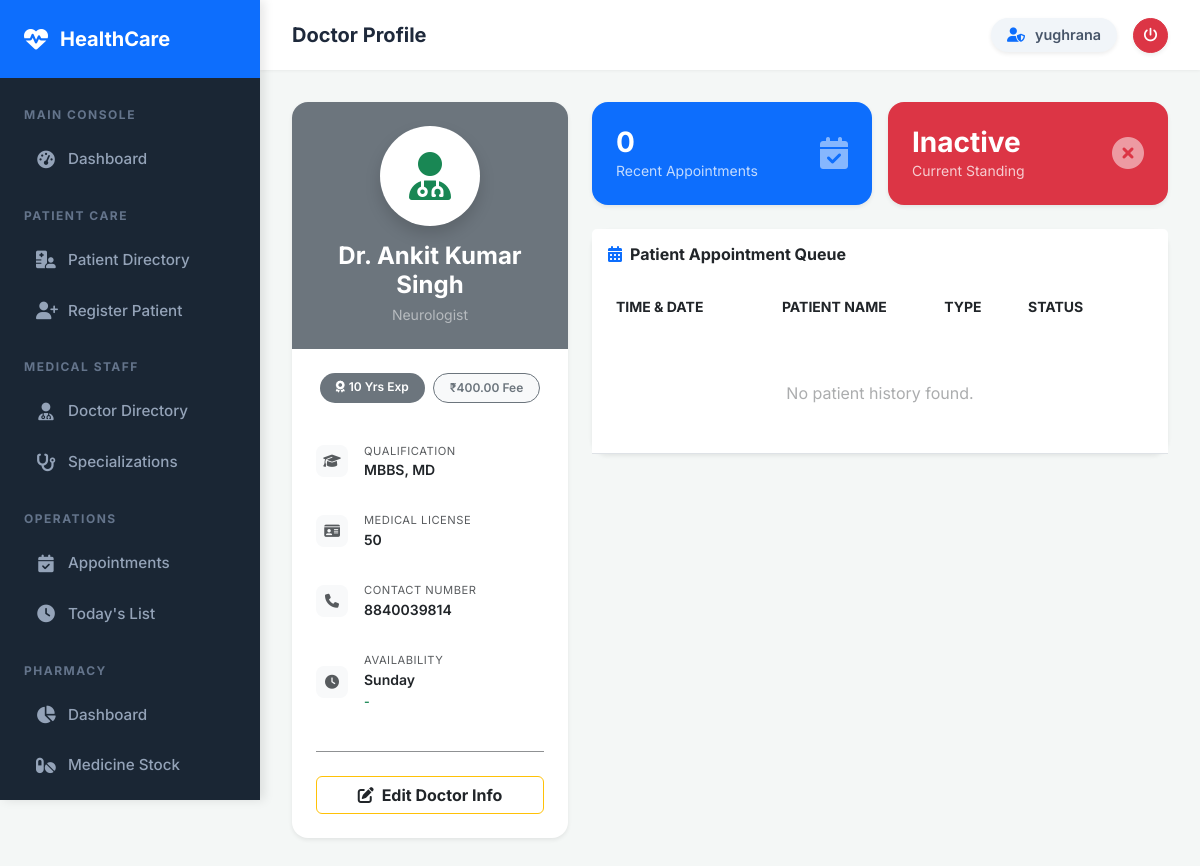
The app's page /doctors/2/ (signed in) with its own data.
### doctors/models.py (models this page shows, shortened)
class Doctor(models.Model):
    user = models.OneToOneField(User, on_delete=models.SET_NULL, null=True, blank=True)
    first_name = models.CharField(max_length=100)
    last_name = models.CharField(max_length=100)
    specialization = models.ForeignKey(Specialization, on_delete=models.SET_NULL, null=True)
    qualification = models.CharField(max_length=200)
    experience_years = models.IntegerField(default=0)
    phone = models.CharField(max_length=15)
    email = models.EmailField()
    license_number = models.CharField(max_length=50, unique=True)
    consultation_fee = models.DecimalField(max_digits=8, decimal_places=2, default=0)
    available_days = models.CharField(max_length=100, blank=True, help_text="e.g. Mon,Tue,Wed")
    available_time_start = models.TimeField(null=True, blank=True)
    available_time_end = models.TimeField(null=True, blank=True)
    bio = models.TextField(blank=True)
    is_active = models.BooleanField(default=True)
    created_at = models.DateTimeField(auto_now_add=True)
    def get_full_name(self):
        return f"Dr. {self.first_name} {self.last_name}"

class Specialization(models.Model):
    name = models.CharField(max_length=100, unique=True)
    description = models.TextField(blank=True)

### doctors/views.py (the view)
# urls.py: path('<int:pk>/', views.doctor_detail, name='doctor_detail'),
@login_required
def doctor_detail(request, pk):
    doctor = get_object_or_404(Doctor, pk=pk)
    appointments = doctor.appointments.order_by('-appointment_date')[:10]
    return render(request, 'doctors/doctor_detail.html', {'doctor': doctor, 'appointments': appointments})

### templates/doctors/doctor_detail.html (shortened to what this page needs)
{% extends 'base/base.html' %}
{% block page_title %}Doctor Profile{% endblock %}
{% block content %}
<div class="row g-4">
    <div class="col-lg-4">
        <div class="card shadow-sm border-0 mb-4 overflow-hidden">
            <div class="card-header {% if doctor.is_active %}bg-success{% else %}bg-secondary{% endif %} py-4 text-center border-0">
                <div class="avatar-circle mx-auto mb-3 shadow">
                    <i class="fas fa-user-md fa-3x text-success"></i>
                </div>
                <h4 class="text-white mb-1 fw-bold">{{ doctor.get_full_name }}</h4>
                <p class="text-white-50 mb-0 small">{{ doctor.specialization.name }}</p>
            </div>
            <div class="card-body p-4">
                <div class="d-flex justify-content-center gap-2 mb-4">
                    <span class="badge {% if doctor.is_active %}bg-success{% else %}bg-secondary{% endif %} px-3 py-2 rounded-pill"><i class="fas fa-award me-1"></i>{{ doctor.experience_years }} Yrs Exp</span>
                    <span class="badge bg-light {% if doctor.is_active %}text-success border-success{% else %}text-secondary border-secondary{% endif %} border px-3 py-2 rounded-pill">₹{{ doctor.consultation_fee }} Fee</span>
                </div>
                <ul class="list-group list-group-flush small">
                    <li class="list-group-item d-flex align-items-center py-3 border-0 px-0">
                        <div class="icon-box me-3"><i class="fas fa-graduation-cap text-muted"></i></div>
                        <div>
                            <div class="text-muted extra-small">Qualification</div>
                            <div class="fw-semibold">{{ doctor.qualification }}</div>
                        </div>
                    </li>
                    <li class="list-group-item d-flex align-items-center py-3 border-0 px-0">
                        <div class="icon-box me-3"><i class="fas fa-id-card text-muted"></i></div>
                        <div>
                            <div class="text-muted extra-small">Medical License</div>
                            <div class="fw-semibold">{{ doctor.license_number }}</div>
                        </div>
                    </li>
                    <li class="list-group-item d-flex align-items-center py-3 border-0 px-0">
                        <div class="icon-box me-3"><i class="fas fa-phone text-muted"></i></div>
                        <div>
                            <div class="text-muted extra-small">Contact Number</div>
                            <div class="fw-semibold">{{ doctor.phone }}</div>
                        </div>
                    </li>
                    <li class="list-group-item d-flex align-items-center py-3 border-0 px-0">
                        <div class="icon-box me-3"><i class="fas fa-clock text-muted"></i></div>
                        <div>
                            <div class="text-muted extra-small">Availability</div>
                            <div class="fw-semibold">
                                {{ doctor.available_days|default:"Not specified" }}<br>
                                <span class="text-success small">{{ doctor.available_time_start|time:"H:i" }} - {{ doctor.available_time_end|time:"H:i" }}</span>
                            </div>
                        </div>
                    </li>
                </ul>
                <hr class="my-4 opacity-50">
                <div class="d-grid gap-2">
                    <a href="{% url 'doctor_update' doctor.pk %}" class="btn btn-outline-warning text-dark fw-bold">
                        <i class="fas fa-edit me-2"></i>Edit Doctor Info
                    </a>
                </div>
            </div>
        </div>
    </div>
    <div class="col-lg-8">
        <div class="row g-3 mb-4">
            <div class="col-md-6">
                <div class="card shadow-sm border-0 bg-primary text-white p-4 h-100">
                    <div class="d-flex justify-content-between align-items-center">
                        <div>
                            <div class="h3 mb-0 fw-bold">{{ appointments.count }}</div>
                            <div class="small opacity-75">Recent Appointments</div>
                        </div>
                        <i class="fas fa-calendar-check fa-2x opacity-50"></i>
                    </div>
                </div>
            </div>
            <div class="col-md-6">
                <div class="card shadow-sm border-0 {% if doctor.is_active %}bg-success{% else %}bg-danger{% endif %} text-white p-4 h-100">
                    <div class="d-flex justify-content-between align-items-center">
                        <div>
                            <div class="h3 mb-0 fw-bold">{% if doctor.is_active %}Active{% else %}Inactive{% endif %}</div>
                            <div class="small opacity-75">Current Standing</div>
                        </div>
                        <i class="fas {% if doctor.is_active %}fa-check-circle{% else %}fa-times-circle{% endif %} fa-2x opacity-50"></i>
                    </div>
                </div>
            </div>
        </div>
        <div class="card shadow-sm border-0">
            <div class="card-header bg-white border-0 py-3 d-flex justify-content-between align-items-center">
                <h6 class="mb-0 fw-bold"><i class="fas fa-calendar-alt text-primary me-2"></i>Patient Appointment Queue</h6>
            </div>
            <div class="card-body p-0">
                <div class="table-responsive">
                    <table class="table table-hover align-middle mb-0">
                        <thead class="bg-light">
                            <tr>
                                <th class="px-4 py-3 border-0 small text-uppercase">Time & Date</th>
                                <th class="py-3 border-0 small text-uppercase">Patient Name</th>
                                <th class="py-3 border-0 small text-uppercase">Type</th>
                                <th class="py-3 border-0 small text-uppercase text-center">Status</th>
                                <th class="px-4 py-3 border-0"></th>
                            </tr>
                        </thead>
                        <tbody>
                            {% for appt in appointments %}
                            <tr>
                                <td class="px-4 py-3">
                                    <div class="fw-bold">{{ appt.appointment_time|time:"H:i" }}</div>
                                    <div class="text-muted small">{{ appt.appointment_date|date:"d M Y" }}</div>
                                </td>
                                <td>
                                    <div class="fw-semibold">{{ appt.patient.get_full_name }}</div>
                                    <div class="text-muted extra-small">ID: #PAT-{{ appt.patient.id|stringformat:"04d" }}</div>
                                </td>
                                <td><span class="small text-muted">{{ appt.get_init_type_display|default:appt.appointment_type }}</span></td>
                                <td class="text-center">
                                    {% if appt.status == 'scheduled' %}
                                        <span class="badge bg-primary-subtle text-primary rounded-pill px-3">Scheduled</span>
                                    {% elif appt.status == 'completed' %}
                                        <span class="badge bg-success-subtle text-success rounded-pill px-3">Completed</span>
                                    {% elif appt.status == 'cancelled' %}
                                        <span class="badge bg-danger-subtle text-danger rounded-pill px-3">Cancelled</span>
                                    {% else %}
                                        <span class="badge bg-secondary-subtle text-secondary rounded-pill px-3">{{ appt.get_status_display }}</span>
                                    {% endif %}
                                </td>
                                <td class="px-4 py-3 text-end">
                                    <div class="btn-group">
                                        <a href="{% url 'appointment_detail' appt.pk %}" class="btn btn-sm btn-outline-info rounded-circle"><i class="fas fa-eye"></i></a>
                                    </div>
                                </td>
                            </tr>
                            {% empty %}
                            <tr>
                                <td colspan="5" class="py-5 text-center text-muted">
                                    <div class="opacity-50">No patient history found.</div>
                                </td>
                            </tr>
                            {% endfor %}
                        </tbody>
                    </table>
                </div>
            </div>
        </div>
    </div>
</div>
{% endblock %}

### templates/base/base.html (shortened to what this page needs)
{% load static %}
<!doctype html>
<html lang="en">
  <head>
    <link href="https://cdn.jsdelivr.net/npm/bootstrap@5.3.0/dist/css/bootstrap.min.css" rel="stylesheet" />
    <link href="https://cdnjs.cloudflare.com/ajax/libs/font-awesome/6.4.0/css/all.min.css" rel="stylesheet" />
    <link rel="stylesheet" href="{% static 'css/custom.css' %}" />
  </head>
  <body>
    {% if user.is_authenticated %}
    <div class="sidebar" id="sidebar">
      <div class="sidebar-brand">
        <i class="fas fa-heartbeat"></i>
        <span>HealthCare</span>
      </div>
      <nav class="mt-2 pb-5">
        <div class="nav-section">Main Console</div>
        <a href="{% url 'dashboard' %}" class="nav-link {% if request.resolver_match.url_name == 'dashboard' %}active{% endif %}">
          <i class="fas fa-tachometer-alt"></i> Dashboard
        </a>
        <div class="nav-section">Patient Care</div>
        <a href="{% url 'patient_list' %}" class="nav-link {% if request.resolver_match.url_name == 'patient_list' %}active{% endif %}">
          <i class="fas fa-hospital-user"></i> Patient Directory
        </a>
        <a href="{% url 'patient_create' %}" class="nav-link {% if request.resolver_match.url_name == 'patient_create' %}active{% endif %}">
          <i class="fas fa-user-plus"></i> Register Patient
        </a>
        <div class="nav-section">Medical Staff</div>
        <a href="{% url 'doctor_list' %}" class="nav-link {% if request.resolver_match.url_name == 'doctor_list' %}active{% endif %}">
          <i class="fas fa-user-md"></i> Doctor Directory
        </a>
        <a href="{% url 'specialization_list' %}" class="nav-link {% if 'specialization' in request.resolver_match.url_name %}active{% endif %}">
          <i class="fas fa-stethoscope"></i> Specializations
        </a>
        <div class="nav-section">Operations</div>
        <a href="{% url 'appointment_list' %}" class="nav-link {% if request.resolver_match.url_name == 'appointment_list' %}active{% endif %}">
          <i class="fas fa-calendar-check"></i> Appointments
        </a>
        <a href="{% url 'today_appointments' %}" class="nav-link {% if request.resolver_match.url_name == 'today_appointments' %}active{% endif %}">
          <i class="fas fa-clock"></i> Today's List
        </a>
        <div class="nav-section">Pharmacy</div>
        <a href="{% url 'pharmacy_dashboard' %}" class="nav-link {% if request.resolver_match.url_name == 'pharmacy_dashboard' %}active{% endif %}">
          <i class="fas fa-chart-pie"></i> Dashboard
        </a>
        <a href="{% url 'medicine_list' %}" class="nav-link {% if request.resolver_match.url_name == 'medicine_list' %}active{% endif %}">
          <i class="fas fa-pills"></i> Medicine Stock
        </a>
        <a href="{% url 'dispense_medicine' %}" class="nav-link {% if request.resolver_match.url_name == 'dispense_medicine' %}active{% endif %}">
        </a>
      </nav>
    </div>
    <div class="main-content">
      <div class="topbar">
        <div class="d-flex align-items-center">
            <span class="topbar-title">{% block page_title %}HealthCare Portal{% endblock %}</span>
        </div>
        <div class="d-flex align-items-center gap-3">
          <div class="user-badge shadow-sm">
            <i class="fas fa-user-shield"></i>
            <span>{{ user.get_full_name|default:user.username }}</span>
          </div>
          <a href="{% url 'logout' %}" class="btn btn-sm btn-danger rounded-circle p-2 shadow-sm" style="width: 35px; height: 35px; display: flex; align-items: center; justify-content: center;">
            <i class="fas fa-power-off"></i>
          </a>
        </div>
      </div>
      <div class="page-content">
        {% block content %}{% endblock %}
      </div>
    </div>
    {% else %}
        {% block public_content %}{% endblock %}
    {% endif %}
  </body>
</html>

### records on screen
Doctor: get_full_name "Dr. Ankit Kumar Singh", specialization.name "Neurologist", experience_years "10", consultation_fee "400.00", qualification "MBBS, MD", license_number "50", phone "8840039814", available_days "Sunday"

### other values on screen
{{ user.get_full_name|default:user.username }} "yughrana"
{{ appointments.count }} "0"
